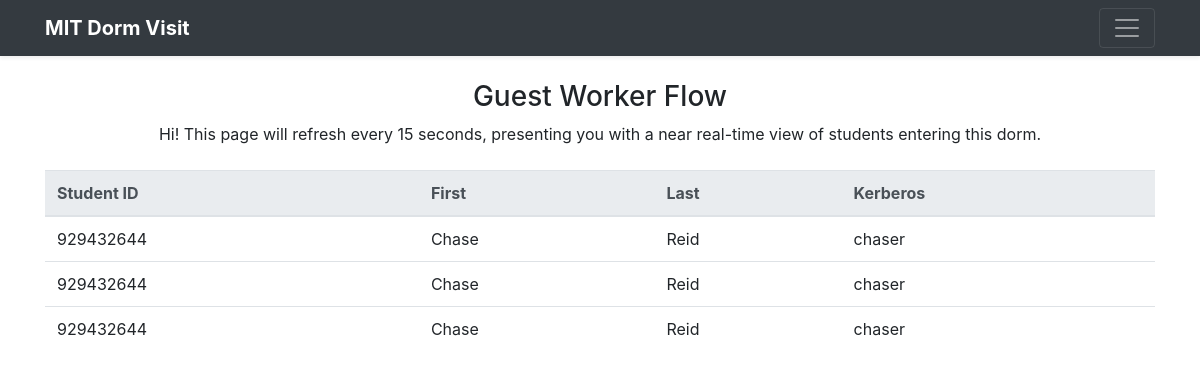
Before: /guest-worker (signed in) with the older database file.
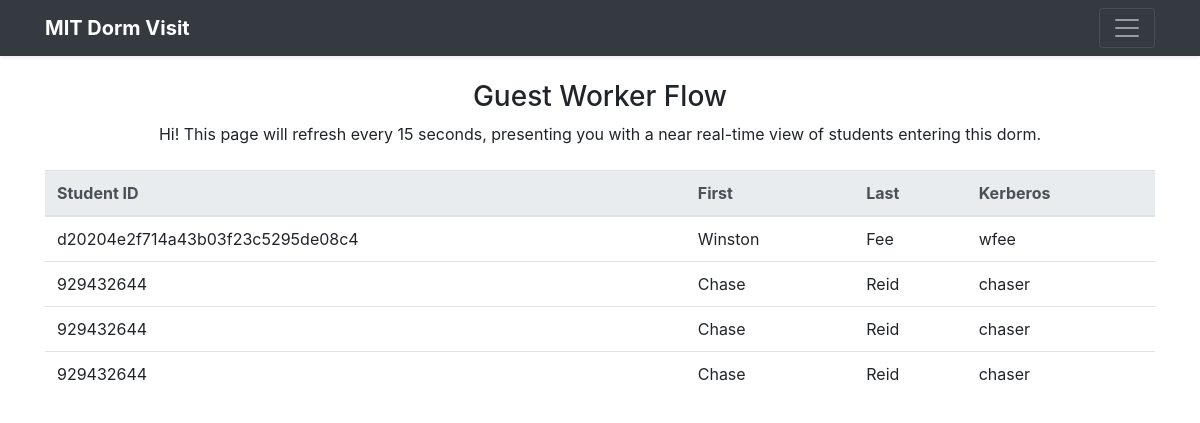
After: the same page with the newer database file.
### tables this page shows
CREATE TABLE "attempts" (
	"id"	INTEGER,
	"student_id"	TEXT,
	"student_fname"	TEXT,
	"student_lname"	TEXT,
	"student_kerb"	TEXT,
	"logged_time"	DATETIME,
	PRIMARY KEY("id")
);

### visit/views.py (the view)
@app.route('/guest-worker', methods=['GET', 'POST'])
@login_required
def guest_worker():
    atts = []
    get_all_attempts(atts)
    recent_entries = []
    now = datetime.now()
    for k in atts:
        dt = parse_date(k[5])
        print(dt)
        if(dt <= now + timedelta(minutes=10)):
            recent_entries.append(k)
    return render_template('guest_worker.html', recent_entries=recent_entries)

### visit/__init__.py (called while the page is built)
def get_all_attempts(arr):
    conn = sqlite3.connect(visitation_db)
    c = conn.cursor()
    things = c.execute('''SELECT * FROM attempts ORDER BY logged_time DESC''').fetchall()
    for row in things:
        arr.append(row)
    conn.commit()
    conn.close()

def login_required(f):
    @wraps(f)
    def wrap(*args, **kwargs):
        if 'logged_in' in session:
            return f(*args, **kwargs)
        else:
            return render_template('login.html')
    return wrap

### visit/templates/guest_worker.html (shortened to what this page needs)
{% extends 'header.html' %}
{% block body %}
<br />
<center><h3>Guest Worker Flow</h3></center>
<center>
Hi!
This page will refresh every 15 seconds, presenting you with a near real-time view of
students entering this dorm.
<br /><br />
{% if recent_entries %}
<div class="container">
<table class="table">
  <thead class="thead-light">
    <tr>
      <th scope="col">Student ID</th>
      <th scope="col">First</th>
      <th scope="col">Last</th>
      <th scope="col">Kerberos</th>
    </tr>
  </thead>
  <tbody>
    {% for entry in recent_entries %}
    <tr>
      <td>{{ entry[1] }}</td>
      <td>{{ entry[2] }}</td>
      <td>{{ entry[3] }}</td>
      <td>{{ entry[4] }}</td>
    </tr>
{% endfor %}
  </tbody>
</table>
</div>
{% else %}
<div class="alert alert-info">No recent taps</div>
{% endif %}
</center>
{% endblock %}

### visit/templates/header.html (shortened to what this page needs)
<html>
<head>
  <link rel="stylesheet" href="https://stackpath.bootstrapcdn.com/bootstrap/4.3.1/css/bootstrap.min.css">
</head>
<header>
     <div class="navbar navbar-dark bg-dark shadow-sm">
       <div class="container d-flex justify-content-between">
         <a href="/" class="navbar-brand d-flex align-items-center">
           <strong>MIT Dorm Visit</strong>
         </a>
         <button class="navbar-toggler" type="button" data-toggle="collapse" data-target="#navbarHeader" aria-controls="navbarHeader" aria-expanded="false" aria-label="Toggle navigation">
           <span class="navbar-toggler-icon"></span>
         </button>
       </div>
     </div>
   </header>
   {% block body %}
   {% endblock %}

Changed rows visible on the page:
added attempts: student "d20204e2f714a43b03f23c5295de08c4", student_fname "Winston", student_lname "Fee", student_kerb "wfee"
